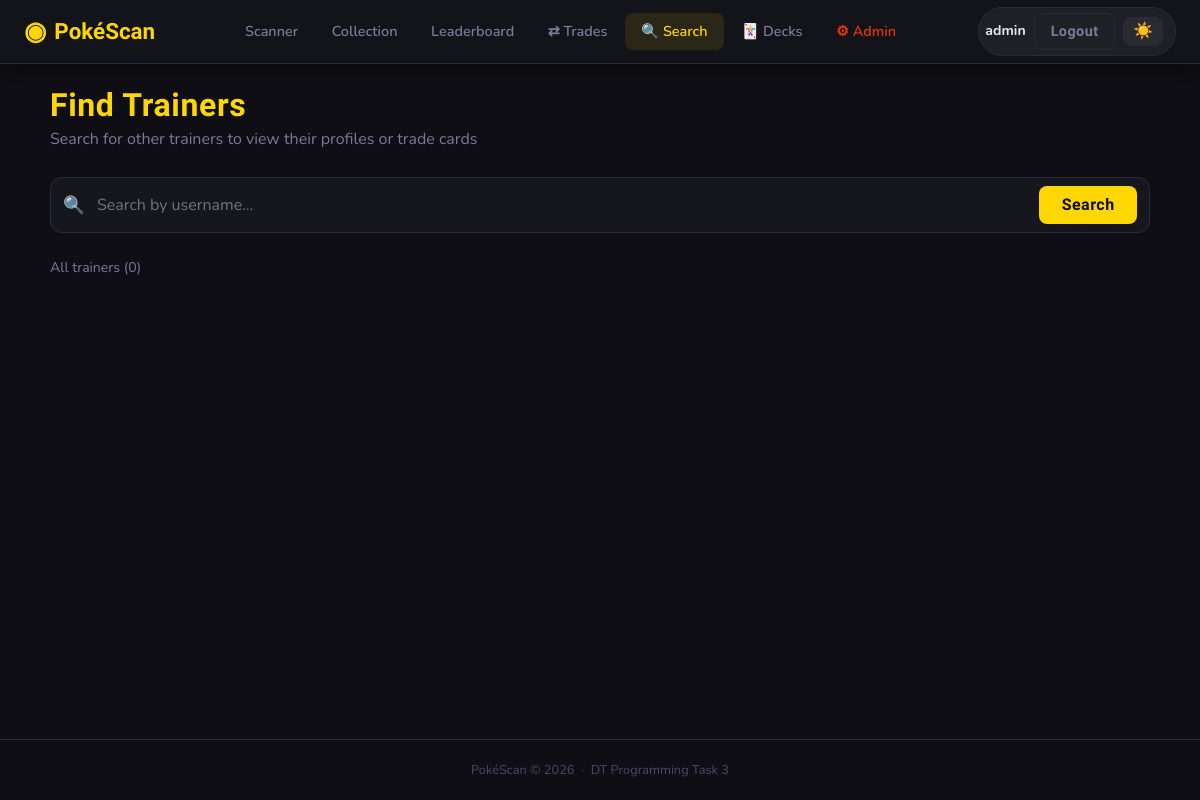
/collection/search (signed in), run on an earlier commit of the app's database.
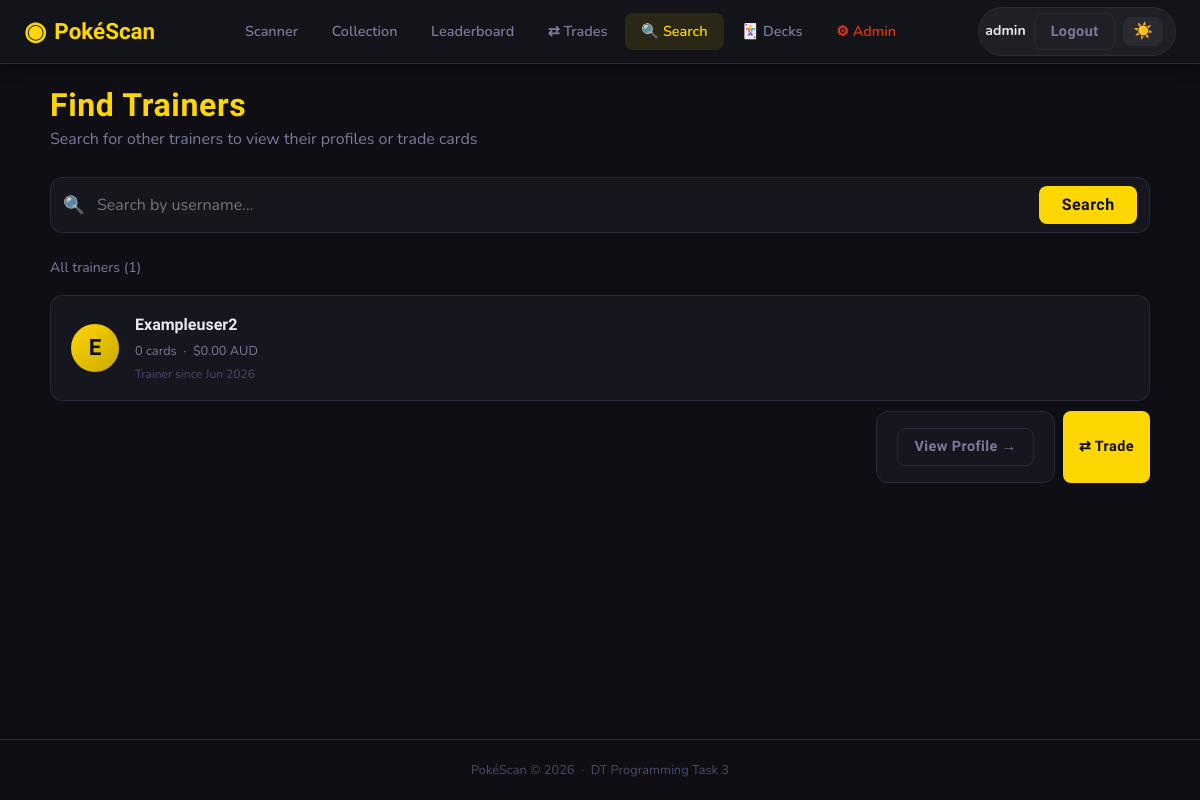
And on a later commit of the database.
### app/models.py (models this page shows, shortened)
class User(UserMixin, db.Model):
    __tablename__ = 'users'
    id         = db.Column(db.Integer, primary_key=True)
    username   = db.Column(db.String(80), unique=True, nullable=False)
    email      = db.Column(db.String(120), unique=True, nullable=False)
    password   = db.Column(db.String(256), nullable=False)
    role       = db.Column(db.String(20), nullable=False, default='user')
    created_at = db.Column(db.DateTime, default=datetime.utcnow)
    scans       = db.relationship('Scan',         backref='user', lazy=True, cascade='all, delete-orphan')
    decks       = db.relationship('Deck',         backref='user', lazy=True, cascade='all, delete-orphan')
    wishlist    = db.relationship('WishlistItem', backref='user', lazy=True, cascade='all, delete-orphan')
    @property
    def is_admin(self):
        return self.role == 'admin'
    @property
    def collection_value(self):
        scanned_card_ids = {s.card_id for s in self.scans}
        cards = Card.query.filter(Card.id.in_(scanned_card_ids)).all()
        return round(sum(c.market_value or 0 for c in cards), 2)
    @property
    def unique_card_count(self):
        return len({s.card_id for s in self.scans})

### app/collection/routes.py (the view)
@collection_bp.route('/search')
@login_required
def search_users():
    query = request.args.get('q', '').strip()
    results = []
    all_users = User.query.filter_by(role='user').order_by(User.username).all()
    if query:
        results = User.query.filter(
            User.username.ilike(f'%{query}%'),
            User.role == 'user'
        ).all()
    return render_template('collection/search_users.html',
                           query=query,
                           results=results,
                           all_users=all_users)

### app/templates/collection/search_users.html (shortened to what this page needs)
{% extends "base.html" %}
{% block content %}
<div class="page-container">
    <div class="page-header">
        <div>
            <h1 class="page-title">Find Trainers</h1>
            <p class="page-subtitle">Search for other trainers to view their profiles or trade cards</p>
        </div>
    </div>
    <form method="GET" action="{{ url_for('collection.search_users') }}" class="search-page-form">
        <div class="search-page-input-wrap">
            <span class="search-page-icon">🔍</span>
            <input type="text"
                   name="q"
                   class="search-page-input"
                   placeholder="Search by username…"
                   value="{{ query }}"
                   autofocus
                   autocomplete="off">
            <button type="submit" class="btn btn-primary">Search</button>
        </div>
    </form>
    {% if query %}
        {% if results %}
        <p class="search-results-count">
            {{ results|length }} trainer{{ 's' if results|length != 1 }} found for
            <strong>"{{ query }}"</strong>
        </p>
        <div class="search-results-grid">
            {% for user in results %}
            <a href="{{ url_for('profile.public_profile', username=user.username) }}"
               class="search-result-card">
                <div class="search-result-card-avatar">
                    {{ user.username[0].upper() }}
                </div>
                <div class="search-result-card-info">
                    <strong class="search-result-card-name">{{ user.username }}</strong>
                    <span class="search-result-card-meta">
                        {{ user.unique_card_count }} cards &nbsp;·&nbsp;
                        ${{ "%.2f"|format(user.collection_value) }} AUD
                    </span>
                    <span class="search-result-card-joined">
                        Trainer since {{ user.created_at.strftime('%b %Y') }}
                    </span>
                </div>
                <div class="search-result-card-actions">
                    <span class="btn btn-ghost btn-sm">View Profile →</span>
                    {% if user.id != current_user.id %}
                    <a href="{{ url_for('trade.offer', username=user.username) }}"
                       class="btn btn-primary btn-sm"
                       onclick="event.stopPropagation()">⇄ Trade</a>
                    {% endif %}
                </div>
            </a>
            {% endfor %}
        </div>
        {% else %}
        <div class="empty-state">
            <p class="empty-icon">🔍</p>
            <h2>No trainers found</h2>
            <p>No one matched "<strong>{{ query }}</strong>" — try a different name.</p>
        </div>
        {% endif %}
    {% else %}
    <p class="search-results-count">All trainers ({{ all_users|length }})</p>
    <div class="search-results-grid">
        {% for user in all_users %}
        <a href="{{ url_for('profile.public_profile', username=user.username) }}"
           class="search-result-card">
            <div class="search-result-card-avatar">
                {{ user.username[0].upper() }}
            </div>
            <div class="search-result-card-info">
                <strong class="search-result-card-name">{{ user.username }}</strong>
                <span class="search-result-card-meta">
                    {{ user.unique_card_count }} cards &nbsp;·&nbsp;
                    ${{ "%.2f"|format(user.collection_value) }} AUD
                </span>
                <span class="search-result-card-joined">
                    Trainer since {{ user.created_at.strftime('%b %Y') }}
                </span>
            </div>
            <div class="search-result-card-actions">
                <span class="btn btn-ghost btn-sm">View Profile →</span>
                {% if user.id != current_user.id %}
                <a href="{{ url_for('trade.offer', username=user.username) }}"
                   class="btn btn-primary btn-sm"
                   onclick="event.stopPropagation()">⇄ Trade</a>
                {% endif %}
            </div>
        </a>
        {% endfor %}
    </div>
    {% endif %}
</div>
{% endblock %}

What changed in the data, as far as the page shows it:
added User: username "E", username "Exampleuser2", unique_card_count "0", collection_value "0.00", created_at "Jun 2026"
Also different on the page:
{{ all_users|length }}: "0" → "1"
